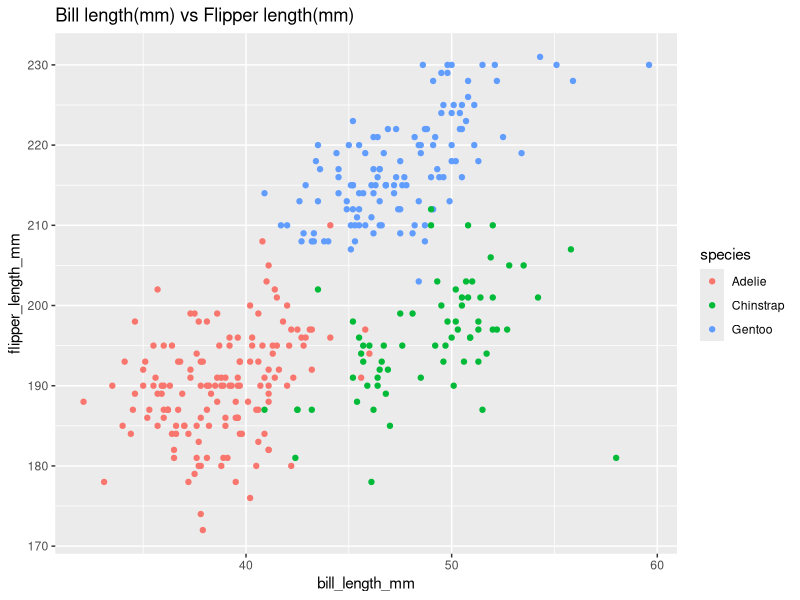
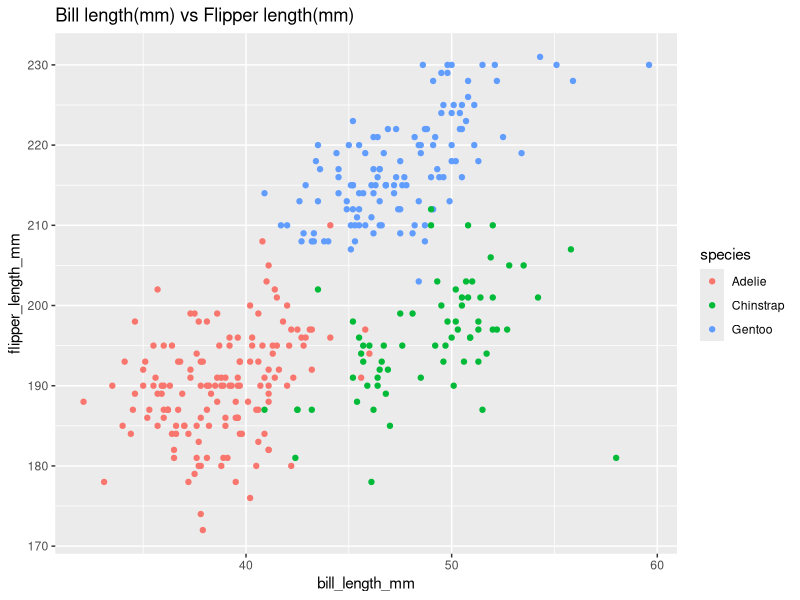

Write the R code that produced these figures, in order.
## ---- chunk 1
knitr::opts_chunk$set(echo = TRUE)
library(tidyverse)
## ---- chunk 2
data("penguins", package = "palmerpenguins")
## ---- chunk 3
plot_df = tibble(
  x = penguins$bill_length_mm,
  y = penguins$flipper_length_mm
)

ggplot(penguins, aes(x = bill_length_mm, y = flipper_length_mm, color = species)) + 
  geom_point() +
  labs(title = "Bill length(mm) vs Flipper length(mm)")

ggsave('bill vs flipper.png')
## ---- chunk 4
set.seed(123)

standard_normal_vec = rnorm(10, mean = 0, sd = 1)
positive_logical_vec = standard_normal_vec > 0
character_vec = c('milk', 'cheese', 'egg', 'banana', 'apple', 'toast', 'orange juice', 'peanut butter', 'cucumber',  'coffee')
factor_vec = factor(sample(c('low', 'medium', 'high'), size = 10, replace = TRUE))

df = data.frame(
  standard_normal_var = standard_normal_vec,
  positive_logical_var = positive_logical_vec,
  character_var = character_vec,
  factor_var = factor_vec
)
## ---- chunk 5
df %>% pull(standard_normal_var) %>% mean() # taking mean of standard_normal_var
df %>% pull(positive_logical_var) %>% mean() # taking mean of positive_logical_var
df %>% pull(character_var) %>% mean() # taking mean of character_var; FAILED
df %>% pull(factor_var) %>% mean() # taking mean of factor_var; FAILED
## ---- chunk 6
df %>% pull(positive_logical_var) %>% as.numeric()
df %>% pull(character_var) %>% as.numeric()
df %>% pull(factor_var) %>% as.numeric()
